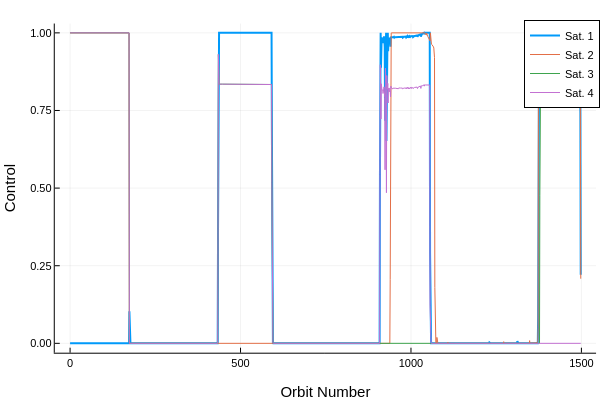

Notebook source saved alongside this figure:
### Code cell
using Plots
plotlyjs()

mylabel = String[]
mylabel1 = String[]
mylabel2 = String[]
for i = 1:num_sat
    append!(mylabel,["Sat. 1-"*string(i+1)])
    append!(mylabel1,["Sat. 1"])
    append!(mylabel2,["Sat. "*string(i+1)])
end

plot(tp_hist[1:end],u1hist[1:end,1],label=permutedims(mylabel1), linewidth=2) #,ls=:dot
plot!(tp_hist[1:end],u2hist[1:end,:],label=permutedims(mylabel2)) #,ls=:dot
plot!(xlabel="Orbit Number", ylabel = "Control")

### Figure 1 — Plotly figure (JSON) as saved in the notebook; plotly's stock layout.template omitted (floating-point values rounded to 4 significant figures; data arrays with more than 128 entries replaced by an {"elided": "..."} marker saying what was removed)
{"data": [{"colorbar": {"len": 0.9143, "title": "", "x": 0.9934, "y": 0.533}, "legendgroup": "Sat. 1", "line": {"color": "rgba(0, 154, 250, 1.000)", "dash": "solid", "shape": "linear", "width": 2}, "mode": "lines", "name": "Sat. 1", "showlegend": true, "type": "scatter", "x": {"elided": "1499 int values"}, "xaxis": "x", "y": {"elided": "1499 float values"}, "yaxis": "y", "zmax": null, "zmin": null}, {"colorbar": {"len": 0.9143, "title": "", "x": 0.9934, "y": 0.533}, "legendgroup": "Sat. 2", "line": {"color": "rgba(227, 111, 71, 1.000)", "dash": "solid", "shape": "linear", "width": 1}, "mode": "lines", "name": "Sat. 2", "showlegend": true, "type": "scatter", "x": {"elided": "1499 int values"}, "xaxis": "x", "y": {"elided": "1499 float values"}, "yaxis": "y", "zmax": null, "zmin": null}, {"colorbar": {"len": 0.9143, "title": "", "x": 0.9934, "y": 0.533}, "legendgroup": "Sat. 3", "line": {"color": "rgba(62, 164, 78, 1.000)", "dash": "solid", "shape": "linear", "width": 1}, "mode": "lines", "name": "Sat. 3", "showlegend": true, "type": "scatter", "x": {"elided": "1499 int values"}, "xaxis": "x", "y": {"elided": "1499 float values"}, "yaxis": "y", "zmax": null, "zmin": null}, {"colorbar": {"len": 0.9143, "title": "", "x": 0.9934, "y": 0.533}, "legendgroup": "Sat. 4", "line": {"color": "rgba(195, 113, 210, 1.000)", "dash": "solid", "shape": "linear", "width": 1}, "mode": "lines", "name": "Sat. 4", "showlegend": true, "type": "scatter", "x": {"elided": "1499 int values"}, "xaxis": "x", "y": {"elided": "1499 float values"}, "yaxis": "y", "zmax": null, "zmin": null}], "layout": {"annotations": [], "height": 400, "legend": {"bgcolor": "rgba(255, 255, 255, 1.000)", "bordercolor": "rgba(0, 0, 0, 1.000)", "borderwidth": 1, "font": {"color": "rgba(0, 0, 0, 1.000)", "family": "sans-serif", "size": 11}, "title": {"font": {"color": "rgba(0, 0, 0, 1.000)", "family": "sans-serif", "size": 15}, "text": ""}, "tracegroupgap": 0, "traceorder": "normal", "x": 1, "xanchor": "auto", "y": 1, "yanchor": "auto"}, "margin": {"b": 20, "l": 0, "r": 0, "t": 20}, "paper_bgcolor": "rgba(255, 255, 255, 1.000)", "plot_bgcolor": "rgba(255, 255, 255, 1.000)", "showlegend": true, "width": 600, "xaxis": {"anchor": "y", "domain": [0.09128, 0.9934], "gridcolor": "rgba(0, 0, 0, 0.100)", "gridwidth": 0.5, "linecolor": "rgba(0, 0, 0, 1.000)", "mirror": false, "range": [-44.94, 1543.0], "showgrid": true, "showline": true, "showticklabels": true, "tickangle": 0, "tickcolor": "rgb(0, 0, 0)", "tickfont": {"color": "rgba(0, 0, 0, 1.000)", "family": "sans-serif", "size": 11}, "tickmode": "array", "ticks": "inside", "ticktext": ["0", "500", "1000", "1500"], "tickvals": [0, 500, 1000, 1500], "title": "Orbit Number", "titlefont": {"color": "rgba(0, 0, 0, 1.000)", "family": "sans-serif", "size": 15}, "type": "-", "visible": true, "zeroline": false, "zerolinecolor": "rgba(0, 0, 0, 1.000)"}, "yaxis": {"anchor": "x", "domain": [0.07581, 0.9902], "gridcolor": "rgba(0, 0, 0, 0.100)", "gridwidth": 0.5, "linecolor": "rgba(0, 0, 0, 1.000)", "mirror": false, "range": [-0.03015, 1.03], "showgrid": true, "showline": true, "showticklabels": true, "tickangle": 0, "tickcolor": "rgb(0, 0, 0)", "tickfont": {"color": "rgba(0, 0, 0, 1.000)", "family": "sans-serif", "size": 11}, "tickmode": "array", "ticks": "inside", "ticktext": ["0.00", "0.25", "0.50", "0.75", "1.00"], "tickvals": [0, 0.25, 0.5, 0.75, 1], "title": "Control", "titlefont": {"color": "rgba(0, 0, 0, 1.000)", "family": "sans-serif", "size": 15}, "type": "-", "visible": true, "zeroline": false, "zerolinecolor": "rgba(0, 0, 0, 1.000)"}}}
